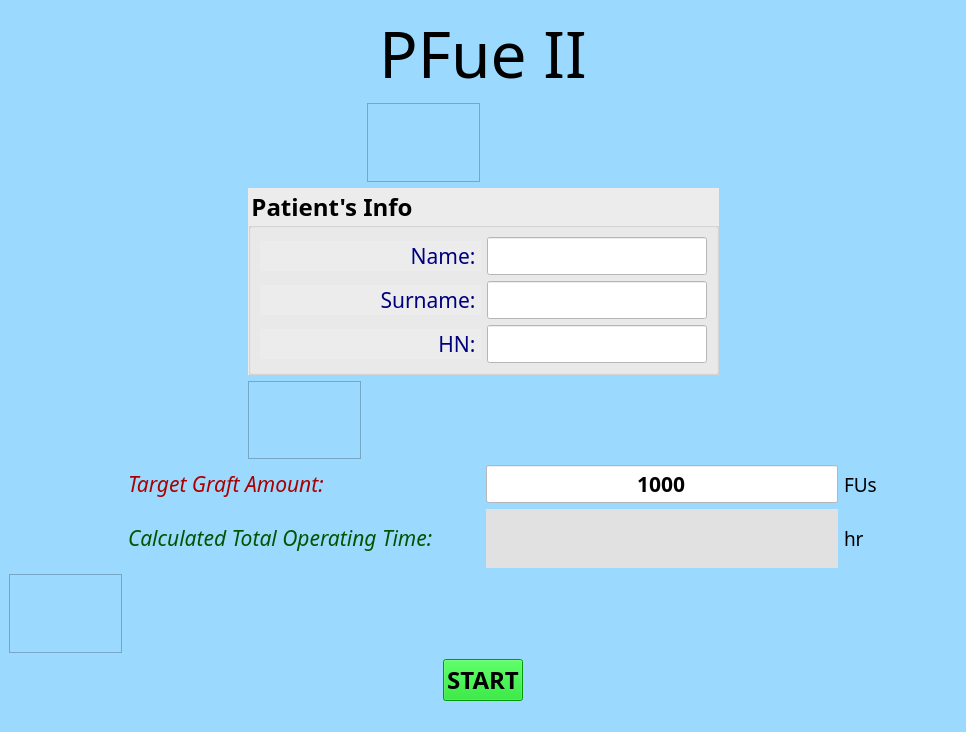
<?xml version="1.0" encoding="UTF-8"?>
<ui version="4.0">
 <class>MainWindow</class>
 <widget class="QMainWindow" name="MainWindow">
  <property name="windowModality">
   <enum>Qt::NonModal</enum>
  </property>
  <property name="geometry">
   <rect>
    <x>0</x>
    <y>0</y>
    <width>966</width>
    <height>732</height>
   </rect>
  </property>
  <property name="sizePolicy">
   <sizepolicy hsizetype="Fixed" vsizetype="Fixed">
    <horstretch>0</horstretch>
    <verstretch>0</verstretch>
   </sizepolicy>
  </property>
  <property name="contextMenuPolicy">
   <enum>Qt::NoContextMenu</enum>
  </property>
  <property name="windowTitle">
   <string>PFue-II Homepage</string>
  </property>
  <property name="windowIcon">
   <iconset>
    <normaloff>hairstyle.png</normaloff>hairstyle.png</iconset>
  </property>
  <property name="autoFillBackground">
   <bool>false</bool>
  </property>
  <property name="styleSheet">
   <string notr="true">background-color: rgb(155, 217, 255);
</string>
  </property>
  <property name="toolButtonStyle">
   <enum>Qt::ToolButtonIconOnly</enum>
  </property>
  <property name="tabShape">
   <enum>QTabWidget::Rounded</enum>
  </property>
  <widget class="QWidget" name="centralwidget">
   <layout class="QGridLayout" name="gridLayout_2">
    <item row="8" column="1">
     <layout class="QGridLayout" name="gridLayout_16">
      <item row="0" column="0">
       <widget class="QFrame" name="frame">
        <property name="frameShape">
         <enum>QFrame::StyledPanel</enum>
        </property>
        <property name="frameShadow">
         <enum>QFrame::Raised</enum>
        </property>
       </widget>
      </item>
     </layout>
    </item>
    <item row="2" column="4">
     <layout class="QGridLayout" name="gridLayout_30">
      <item row="0" column="0">
       <widget class="QFrame" name="frame_3">
        <property name="frameShape">
         <enum>QFrame::StyledPanel</enum>
        </property>
        <property name="frameShadow">
         <enum>QFrame::Raised</enum>
        </property>
       </widget>
      </item>
     </layout>
    </item>
    <item row="5" column="3">
     <layout class="QGridLayout" name="gridLayout_18">
      <item row="0" column="0">
       <widget class="QFrame" name="frame_2">
        <property name="frameShape">
         <enum>QFrame::StyledPanel</enum>
        </property>
        <property name="frameShadow">
         <enum>QFrame::Raised</enum>
        </property>
       </widget>
      </item>
     </layout>
    </item>
    <item row="3" column="3" rowspan="2" colspan="4">
     <layout class="QGridLayout" name="gridLayout_29">
      <item row="0" column="0">
       <widget class="QGroupBox" name="groupBox_2">
        <property name="sizePolicy">
         <sizepolicy hsizetype="Preferred" vsizetype="Fixed">
          <horstretch>0</horstretch>
          <verstretch>0</verstretch>
         </sizepolicy>
        </property>
        <property name="font">
         <font>
          <family>Myriad Hebrew</family>
          <pointsize>18</pointsize>
          <weight>75</weight>
          <italic>false</italic>
          <bold>true</bold>
         </font>
        </property>
        <property name="contextMenuPolicy">
         <enum>Qt::ActionsContextMenu</enum>
        </property>
        <property name="styleSheet">
         <string notr="true">background-color: rgb(236, 236, 236);</string>
        </property>
        <property name="title">
         <string>Patient's Info</string>
        </property>
        <layout class="QGridLayout" name="gridLayout_26">
         <item row="0" column="0">
          <layout class="QGridLayout" name="gridLayout_21">
           <item row="0" column="0">
            <widget class="QLabel" name="label_10">
             <property name="sizePolicy">
              <sizepolicy hsizetype="Preferred" vsizetype="Fixed">
               <horstretch>0</horstretch>
               <verstretch>0</verstretch>
              </sizepolicy>
             </property>
             <property name="font">
              <font>
               <family>Myriad Hebrew</family>
               <pointsize>16</pointsize>
               <weight>50</weight>
               <italic>false</italic>
               <bold>false</bold>
              </font>
             </property>
             <property name="text">
              <string>&lt;html&gt;&lt;head/&gt;&lt;body&gt;&lt;p&gt;&lt;span style=&quot; color:#00007f;&quot;&gt;    Name: &lt;/span&gt;&lt;/p&gt;&lt;/body&gt;&lt;/html&gt;</string>
             </property>
             <property name="alignment">
              <set>Qt::AlignRight|Qt::AlignTrailing|Qt::AlignVCenter</set>
             </property>
            </widget>
           </item>
          </layout>
         </item>
         <item row="2" column="0">
          <layout class="QGridLayout" name="gridLayout_24">
           <item row="0" column="0">
            <widget class="QLabel" name="label_12">
             <property name="sizePolicy">
              <sizepolicy hsizetype="Preferred" vsizetype="Fixed">
               <horstretch>0</horstretch>
               <verstretch>0</verstretch>
              </sizepolicy>
             </property>
             <property name="font">
              <font>
               <family>Myriad Hebrew</family>
               <pointsize>16</pointsize>
               <weight>50</weight>
               <italic>false</italic>
               <bold>false</bold>
              </font>
             </property>
             <property name="text">
              <string>&lt;html&gt;&lt;head/&gt;&lt;body&gt;&lt;p&gt;&lt;span style=&quot; color:#00007f;&quot;&gt;    HN: &lt;/span&gt;&lt;/p&gt;&lt;/body&gt;&lt;/html&gt;</string>
             </property>
             <property name="alignment">
              <set>Qt::AlignRight|Qt::AlignTrailing|Qt::AlignVCenter</set>
             </property>
            </widget>
           </item>
          </layout>
         </item>
         <item row="1" column="0">
          <layout class="QGridLayout" name="gridLayout_22">
           <item row="0" column="0">
            <widget class="QLabel" name="label_11">
             <property name="sizePolicy">
              <sizepolicy hsizetype="Preferred" vsizetype="Fixed">
               <horstretch>0</horstretch>
               <verstretch>0</verstretch>
              </sizepolicy>
             </property>
             <property name="font">
              <font>
               <family>Myriad Hebrew</family>
               <pointsize>16</pointsize>
               <weight>50</weight>
               <italic>false</italic>
               <bold>false</bold>
              </font>
             </property>
             <property name="text">
              <string>&lt;html&gt;&lt;head/&gt;&lt;body&gt;&lt;p&gt;&lt;span style=&quot; color:#00007f;&quot;&gt;    Surname: &lt;/span&gt;&lt;/p&gt;&lt;/body&gt;&lt;/html&gt;</string>
             </property>
             <property name="alignment">
              <set>Qt::AlignRight|Qt::AlignTrailing|Qt::AlignVCenter</set>
             </property>
            </widget>
           </item>
          </layout>
         </item>
         <item row="0" column="1">
          <layout class="QGridLayout" name="gridLayout_23">
           <property name="sizeConstraint">
            <enum>QLayout::SetFixedSize</enum>
           </property>
           <property name="horizontalSpacing">
            <number>20</number>
           </property>
           <item row="0" column="0">
            <widget class="QLineEdit" name="lineEdit_Name">
             <property name="sizePolicy">
              <sizepolicy hsizetype="Preferred" vsizetype="Fixed">
               <horstretch>0</horstretch>
               <verstretch>0</verstretch>
              </sizepolicy>
             </property>
             <property name="font">
              <font>
               <family>Myriad Hebrew</family>
               <pointsize>16</pointsize>
              </font>
             </property>
             <property name="styleSheet">
              <string notr="true">background-color: rgb(255, 255, 255);</string>
             </property>
            </widget>
           </item>
          </layout>
         </item>
         <item row="1" column="1">
          <layout class="QGridLayout" name="gridLayout_25">
           <property name="sizeConstraint">
            <enum>QLayout::SetFixedSize</enum>
           </property>
           <item row="0" column="0">
            <widget class="QLineEdit" name="lineEdit_Surname">
             <property name="sizePolicy">
              <sizepolicy hsizetype="Preferred" vsizetype="Fixed">
               <horstretch>0</horstretch>
               <verstretch>0</verstretch>
              </sizepolicy>
             </property>
             <property name="font">
              <font>
               <family>Myriad Hebrew</family>
               <pointsize>16</pointsize>
              </font>
             </property>
             <property name="styleSheet">
              <string notr="true">background-color: rgb(255, 255, 255);</string>
             </property>
            </widget>
           </item>
          </layout>
         </item>
         <item row="2" column="1">
          <layout class="QGridLayout" name="gridLayout_27">
           <property name="sizeConstraint">
            <enum>QLayout::SetFixedSize</enum>
           </property>
           <item row="0" column="0">
            <widget class="QLineEdit" name="lineEdit_HN">
             <property name="sizePolicy">
              <sizepolicy hsizetype="Preferred" vsizetype="Fixed">
               <horstretch>0</horstretch>
               <verstretch>0</verstretch>
              </sizepolicy>
             </property>
             <property name="font">
              <font>
               <family>Myriad Hebrew</family>
               <pointsize>16</pointsize>
              </font>
             </property>
             <property name="styleSheet">
              <string notr="true">background-color: rgb(255, 255, 255);</string>
             </property>
            </widget>
           </item>
          </layout>
         </item>
        </layout>
       </widget>
      </item>
     </layout>
    </item>
    <item row="6" column="8">
     <layout class="QGridLayout" name="gridLayout_33">
      <item row="0" column="0">
       <widget class="QLabel" name="label_7">
        <property name="font">
         <font>
          <family>Myriad Hebrew</family>
          <pointsize>14</pointsize>
         </font>
        </property>
        <property name="text">
         <string>FUs</string>
        </property>
       </widget>
      </item>
     </layout>
    </item>
    <item row="6" column="5" colspan="3">
     <layout class="QGridLayout" name="gridLayout_5">
      <item row="0" column="0">
       <widget class="QLineEdit" name="lineEdit_targetAmount">
        <property name="sizePolicy">
         <sizepolicy hsizetype="Preferred" vsizetype="Fixed">
          <horstretch>0</horstretch>
          <verstretch>0</verstretch>
         </sizepolicy>
        </property>
        <property name="font">
         <font>
          <family>Myriad Hebrew</family>
          <pointsize>16</pointsize>
          <weight>75</weight>
          <bold>true</bold>
         </font>
        </property>
        <property name="styleSheet">
         <string notr="true">background-color: rgb(255, 255, 255);</string>
        </property>
        <property name="text">
         <string>1000</string>
        </property>
        <property name="alignment">
         <set>Qt::AlignCenter</set>
        </property>
       </widget>
      </item>
     </layout>
    </item>
    <item row="7" column="2" colspan="3">
     <layout class="QGridLayout" name="gridLayout_15">
      <item row="1" column="1">
       <widget class="QLabel" name="label_8">
        <property name="font">
         <font>
          <family>Myriad Hebrew</family>
          <pointsize>16</pointsize>
          <weight>50</weight>
          <italic>true</italic>
          <bold>false</bold>
         </font>
        </property>
        <property name="text">
         <string>&lt;html&gt;&lt;head/&gt;&lt;body&gt;&lt;p&gt;&lt;span style=&quot; color:#005500;&quot;&gt;Calculated Total Operating Time:&lt;/span&gt;&lt;/p&gt;&lt;/body&gt;&lt;/html&gt;</string>
        </property>
       </widget>
      </item>
     </layout>
    </item>
    <item row="6" column="2" colspan="3">
     <layout class="QGridLayout" name="gridLayout_4">
      <item row="1" column="1">
       <widget class="QLabel" name="label_6">
        <property name="font">
         <font>
          <family>Myriad Hebrew</family>
          <pointsize>16</pointsize>
          <weight>50</weight>
          <italic>true</italic>
          <bold>false</bold>
         </font>
        </property>
        <property name="text">
         <string>&lt;html&gt;&lt;head/&gt;&lt;body&gt;&lt;p&gt;&lt;span style=&quot; color:#aa0000;&quot;&gt;Target Graft Amount: &lt;/span&gt;&lt;/p&gt;&lt;/body&gt;&lt;/html&gt;</string>
        </property>
       </widget>
      </item>
     </layout>
    </item>
    <item row="7" column="5" colspan="3">
     <layout class="QGridLayout" name="gridLayout_14">
      <item row="0" column="0">
       <widget class="QLabel" name="label_opTime">
        <property name="sizePolicy">
         <sizepolicy hsizetype="Preferred" vsizetype="Fixed">
          <horstretch>0</horstretch>
          <verstretch>0</verstretch>
         </sizepolicy>
        </property>
        <property name="font">
         <font>
          <family>Myriad Hebrew</family>
          <pointsize>16</pointsize>
          <weight>75</weight>
          <bold>true</bold>
         </font>
        </property>
        <property name="focusPolicy">
         <enum>Qt::NoFocus</enum>
        </property>
        <property name="styleSheet">
         <string notr="true">background-color: rgb(225, 225, 225);</string>
        </property>
        <property name="text">
         <string>&lt;html&gt;&lt;head/&gt;&lt;body&gt;&lt;p&gt;&lt;br/&gt;&lt;/p&gt;&lt;/body&gt;&lt;/html&gt;</string>
        </property>
        <property name="alignment">
         <set>Qt::AlignCenter</set>
        </property>
       </widget>
      </item>
     </layout>
    </item>
    <item row="9" column="4" colspan="2">
     <layout class="QGridLayout" name="gridLayout_20">
      <item row="0" column="0">
       <widget class="QPushButton" name="startButton">
        <property name="sizePolicy">
         <sizepolicy hsizetype="Fixed" vsizetype="Fixed">
          <horstretch>0</horstretch>
          <verstretch>0</verstretch>
         </sizepolicy>
        </property>
        <property name="font">
         <font>
          <family>Segoe Script</family>
          <pointsize>18</pointsize>
          <weight>75</weight>
          <bold>true</bold>
         </font>
        </property>
        <property name="styleSheet">
         <string notr="true">background-color: rgb(4, 214, 18);</string>
        </property>
        <property name="text">
         <string>START</string>
        </property>
       </widget>
      </item>
     </layout>
    </item>
    <item row="7" column="8">
     <layout class="QGridLayout" name="gridLayout_17">
      <item row="1" column="0">
       <widget class="QLabel" name="label_9">
        <property name="font">
         <font>
          <family>Myriad Hebrew</family>
          <pointsize>14</pointsize>
         </font>
        </property>
        <property name="text">
         <string>hr</string>
        </property>
       </widget>
      </item>
     </layout>
    </item>
    <item row="1" column="4" colspan="2">
     <layout class="QVBoxLayout" name="verticalLayout">
      <item>
       <widget class="QLabel" name="label_2">
        <property name="sizePolicy">
         <sizepolicy hsizetype="Preferred" vsizetype="Preferred">
          <horstretch>0</horstretch>
          <verstretch>0</verstretch>
         </sizepolicy>
        </property>
        <property name="font">
         <font>
          <family>MV Boli</family>
          <pointsize>48</pointsize>
          <weight>50</weight>
          <bold>false</bold>
         </font>
        </property>
        <property name="text">
         <string>PFue II</string>
        </property>
        <property name="alignment">
         <set>Qt::AlignCenter</set>
        </property>
       </widget>
      </item>
     </layout>
    </item>
   </layout>
  </widget>
  <widget class="QMenuBar" name="menubar">
   <property name="geometry">
    <rect>
     <x>0</x>
     <y>0</y>
     <width>966</width>
     <height>26</height>
    </rect>
   </property>
  </widget>
  <widget class="QStatusBar" name="statusBar"/>
 </widget>
 <resources>
  <include location="resources.qrc"/>
 </resources>
 <connections/>
</ui>
